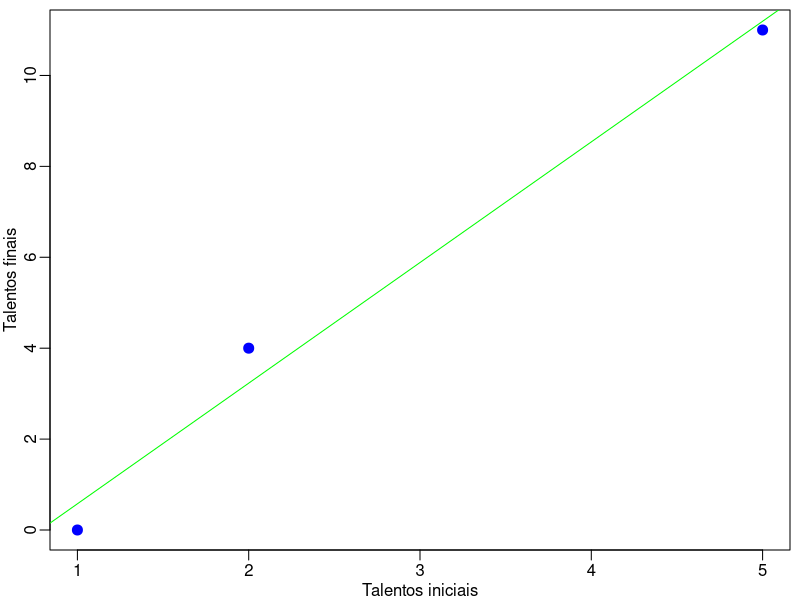
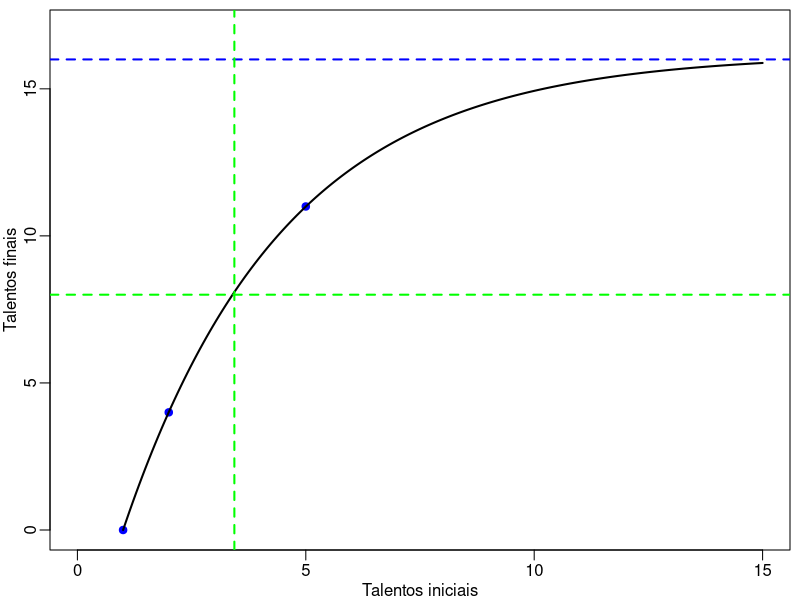

Source code (R) for these figures, in order:
## ---- chunk 1
# Definir os dados de entrada
x <- c(1,2,5)
y <- c(0,4,11)
gold <- (1+sqrt(5))/2
df <- data.frame(x, y)
par(mar=c(2.5,2.5,0.5,0.5), mgp=c(1.5,0.5,0))
plot(df$x, df$y, col = "blue", pch = 20,
     cex = 2,
     xlab = 'Talentos iniciais',
     ylab = 'Talentos finais')
modelo <- lm(y ~ x, data = df)
abline(modelo, col = "green")

## ---- chunk 2
# Definir os dados de entrada
x <- c(1,2,5)
y <- c(0,4,11)
# Proporção áuria
gold <- (1+sqrt(5))/2
#
model_function <- function(a, x) {
  gold * 10 * (1 - exp(-a * (x-1)))
}

# Ajuste do modelo usando a função nls
fit <- nls(y ~ model_function(a,  x), 
           start = list(a = 0.8))

## ---- chunk 3
# Gerar previsões para 100 valores de x entre 1 e 10
x_pred <- data.frame(x = seq(from = 1, to = 15, length.out = 200))
y_pred <- predict(fit, x_pred)
# Plot dos dados reais e dos valores previstos
par(mar=c(2.5,2.5,0.5,0.5), mgp=c(1.5,0.5,0))
plot(x, y, col = "blue", pch = 20, cex = 1.5, 
     xlim = c(0,15),ylim = c(0,17),
     xlab = 'Talentos iniciais',
     ylab = 'Talentos finais')
lines(x_pred$x, y_pred, col = "black",lwd=2)
abline(h=16,lty=2,lwd=2,col='blue')
abline(h=8,lty=2,lwd=2,col='green')
abline(v=log(2)/coef(fit) + 1,lty=2,lwd=2,col='green')
## ---- chunk 4
round(predict(fit, data.frame(x)),2)
